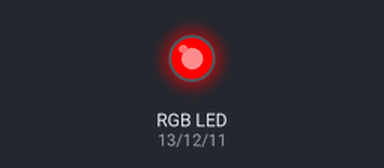
This sketch was run on a simulated Arduino Uno, built with avr-gcc and run on an emulated ATmega328P. Shown: an RGB LED mixed from three pins (HIGH = lit).

Above: at 0.2 s.
At 1.2 s:
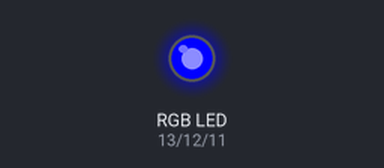
At 1.7 s:
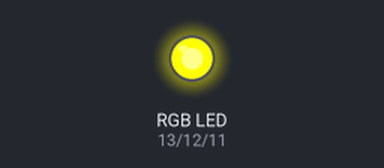
At 2.2 s:
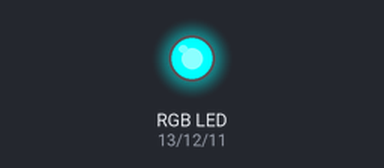
At 3.7 s:
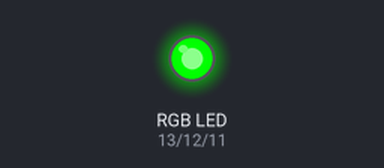
At 5.7 s:
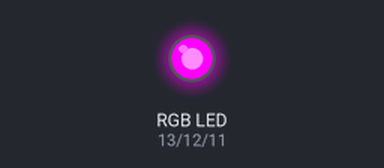
Timing chart, 0 to 6.9 s (numbered marks = the images above):
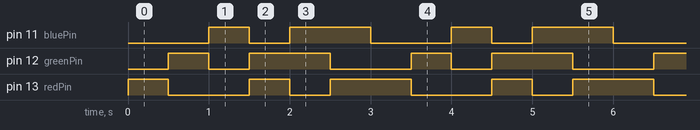

The sketch:

6RGB.ino
```cpp
int redPin = 13;
int greenPin = 12;
int bluePin = 11;

void setup() {
    pinMode(redPin, OUTPUT);
    pinMode(greenPin, OUTPUT);
    pinMode(bluePin, OUTPUT);
}

void loop() {
    colorChange(255, 0, 0);
    delay(500);

    colorChange(0, 255, 0);
    delay(500);
    colorChange(0, 0, 255);
    delay(500);

    colorChange(255, 255, 0);
    delay(500);


    colorChange(0, 255, 255);
    delay(500);

    colorChange(255, 0, 255);
    delay(500);

}
void colorChange(int red, int green, int blue) {
    digitalWrite(redPin, red);
    digitalWrite(greenPin, green);
    digitalWrite(bluePin, blue);
}
```

Measured:
- by itself, pin 11 (bluePin), pin 12 (greenPin): repeats every 3.0 s: LOW 0.50 s, HIGH 1.0 s, LOW 1.0 s, HIGH 0.50 s
- by itself, pin 13 (redPin): repeats every 3.0 s: LOW 1.0 s, HIGH 0.50 s, LOW 0.50 s, HIGH 1.0 s
- by itself, everything shown: repeats every 3.0 s, in 6 steps
